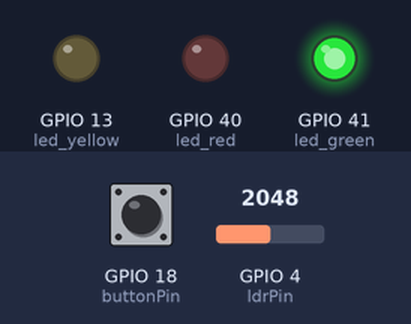
A sketch run on a simulated ESP32-S3. On the bench: output pins drawn as LEDs (lit = HIGH). The inputs (shaded band) are chosen by the test bench; at power-on: GPIO 4 (ldrPin) = 2048, GPIO 18 (buttonPin) HIGH. WiFi joins after 1.5 s; servers stay silent unless stated; what the sketch prints to the serial monitor is not drawn.

Above: at 2.7 s.
2.8 s: GPIO 4 (ldrPin) set to 560
At 5.0 s:
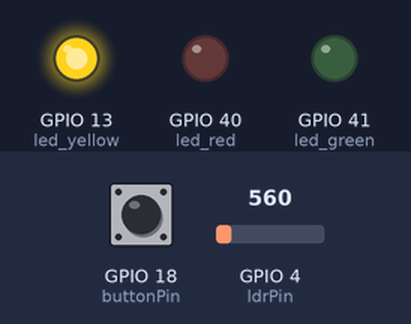
16.0 s: GPIO 4 (ldrPin) set to 640
At 22.8 s:
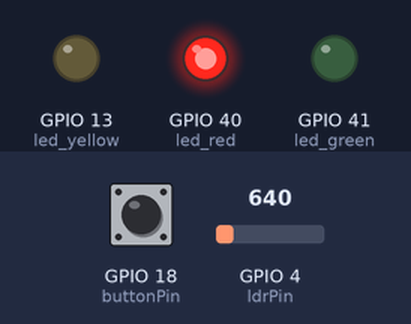
30.0 s: GPIO 4 (ldrPin) set to 491
At 40.1 s:
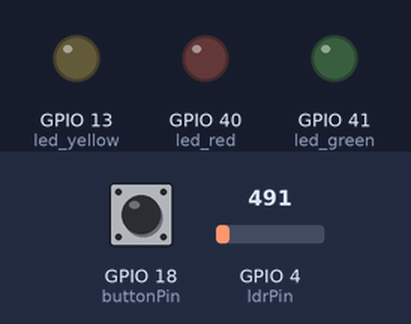
41.0 s: GPIO 4 (ldrPin) set to 1228
At 43.6 s:
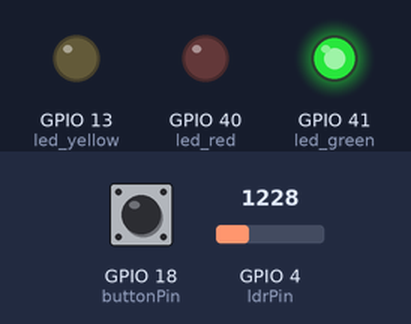
Timing chart, 0 to 55.0 s (numbered marks = the images above; inputs shaded):
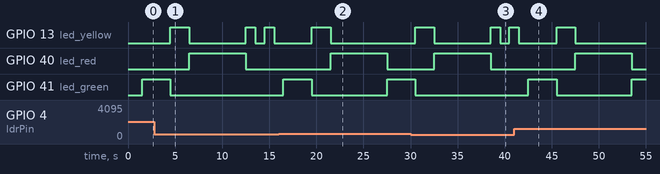

Measured:
- after the input at 2.8 s, GPIO 41 (led_green): goes on until 4.5 s, then stays LOW
- after the input at 16.0 s, GPIO 40 (led_red): LOW → HIGH after 5.5 s, → LOW 6.0 s later; GPIO 41 (led_green): LOW → HIGH after 0.50 s, → LOW 3.0 s later, → HIGH 8.0 s later
- after the input at 30.0 s, GPIO 41 (led_green): goes on until 30.5 s, then stays LOW
- after the input at 41.0 s, GPIO 40 (led_red): LOW → HIGH after 6.5 s, → LOW 6.0 s later; GPIO 41 (led_green): LOW → HIGH after 1.5 s, → LOW 3.0 s later, → HIGH 8.0 s later

The sketch:

sketch.ino
```cpp
//LIBS
#include <WiFi.h>
#include <HTTPClient.h>

//LEDS
#define led_yellow 13 // Pin for yellow led
#define led_green 41 // Pin for green led
#define led_red 40 // Pin for red led

//LDR
const int ldrPin = 4;  // the number of the pushbutton pin
int threshold=600;

//BUTTON
const int buttonPin = 18;  // the number of the pushbutton pin
int buttonState = LOW; //this variable tracks the state of the button, low if not pressed, high if pressed

//DEBOUNCE
long lastDebounceTime = 0;  // the last time the output pin was toggled
long debounceDelay = 50;    // the debounce time; increase if the output flickers

int buttonPressCount = 0;


void setup() {
  //Initial configuration of the pins for led control as OUTPUTS
  pinMode(led_yellow,OUTPUT);
  pinMode(led_green,OUTPUT);
  pinMode(led_red,OUTPUT);

  // Inicialization of the inputs
  pinMode(buttonPin, INPUT); // Initialize the pushbutton pin as an input

  digitalWrite(led_yellow, LOW);
  digitalWrite(led_green, LOW);
  digitalWrite(led_red, LOW);

  //wifi connection
  Serial.begin(9600);
  Serial.print("Connecting to Wi-Fi");
  WiFi.begin("Wokwi-GUEST", "", 6);
  while (WiFi.status() != WL_CONNECTED) {
    delay(100);
    Serial.print(".");
  }
  Serial.println(" Connected!");
}

void sendHttpRequest() {
  if (WiFi.status() == WL_CONNECTED) {  // If esp connected to the internet
    HTTPClient http;

    String serverPath = "http://www.google.com.br/"; // Endpoint of HTTP requisition

    http.begin(serverPath.c_str());

    int httpResponseCode = http.GET();

    if (httpResponseCode > 0) { // Result of HTTP Requisition
      Serial.print("HTTP Response code: ");
      Serial.println(httpResponseCode);
      String payload = http.getString();
      Serial.println(payload);
    } else {
      Serial.print("Error code: ");
      Serial.println(httpResponseCode);
    }
    http.end();
  } else {
    Serial.println("WiFi Disconnected");
  }
}

void loop() {

  int ldrstatus = analogRead(ldrPin);
  buttonState = digitalRead(buttonPin);

  //4
  if (ldrstatus <= threshold) {
    digitalWrite(led_yellow, HIGH);
    digitalWrite(led_green, LOW);
    digitalWrite(led_red, LOW);

    delay(1000);
    digitalWrite(led_yellow, LOW);
    digitalWrite(led_green, LOW);
    digitalWrite(led_red, LOW);

    delay(1000);
  }

  //5
  if (ldrstatus >= threshold) {
    //3 seconds green
    digitalWrite(led_yellow, LOW);
    digitalWrite(led_green, HIGH);
    digitalWrite(led_red, LOW);
    delay(3000);

    //2 seconds yellow
    digitalWrite(led_yellow, HIGH);
    digitalWrite(led_green, LOW);
    digitalWrite(led_red, LOW);
    delay(2000);

    //5 seconds red
    digitalWrite(led_yellow, LOW);
    digitalWrite(led_green, LOW);
    digitalWrite(led_red, HIGH);
    delay(5000);
  }

  //6
  //filter out any noise by setting a time buffer
  if ( (millis() - lastDebounceTime) > debounceDelay) {

    if ( (buttonState == HIGH) && (ldrstatus >= threshold) && digitalRead(led_red) == HIGH) {

      delay(1000);
      digitalWrite(led_red, LOW);
      digitalWrite(led_yellow, LOW);
      digitalWrite(led_green, HIGH);
      lastDebounceTime = millis(); //set the current time
    }

    if ( (ldrstatus >= threshold) && digitalRead(led_red) == HIGH) {

      if ( (millis() - lastDebounceTime) > debounceDelay) {
        if (buttonState == HIGH) {
          buttonPressCount++;
          lastDebounceTime = millis();
        }
      }

      //8
      if (buttonPressCount >= 3) {
        sendHttpRequest();
        buttonPressCount = 0;  // reset the counter
      }
    }
  }
}
```
